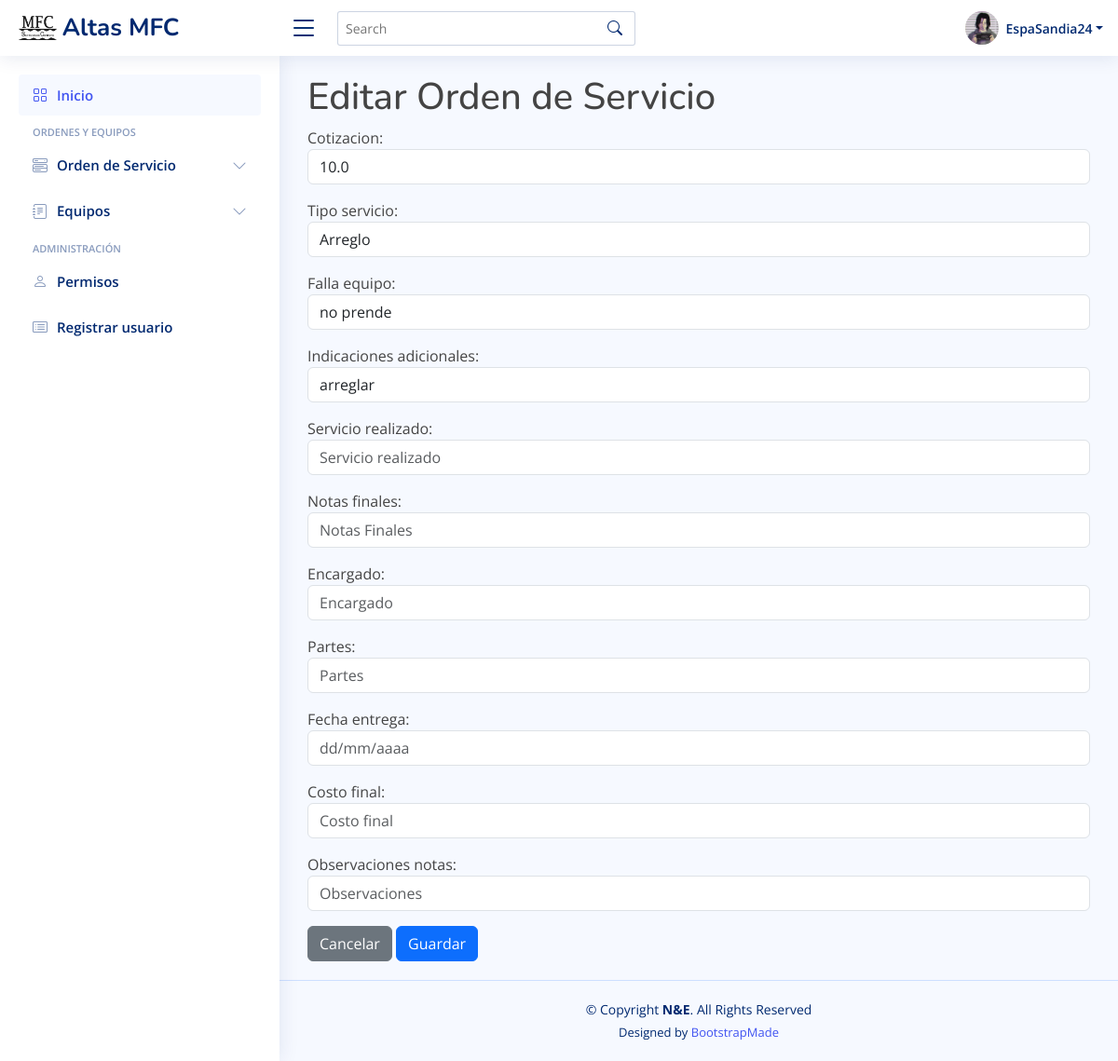
Page /servicios/editarOrden/621531213228 (signed in) on the earlier database version.
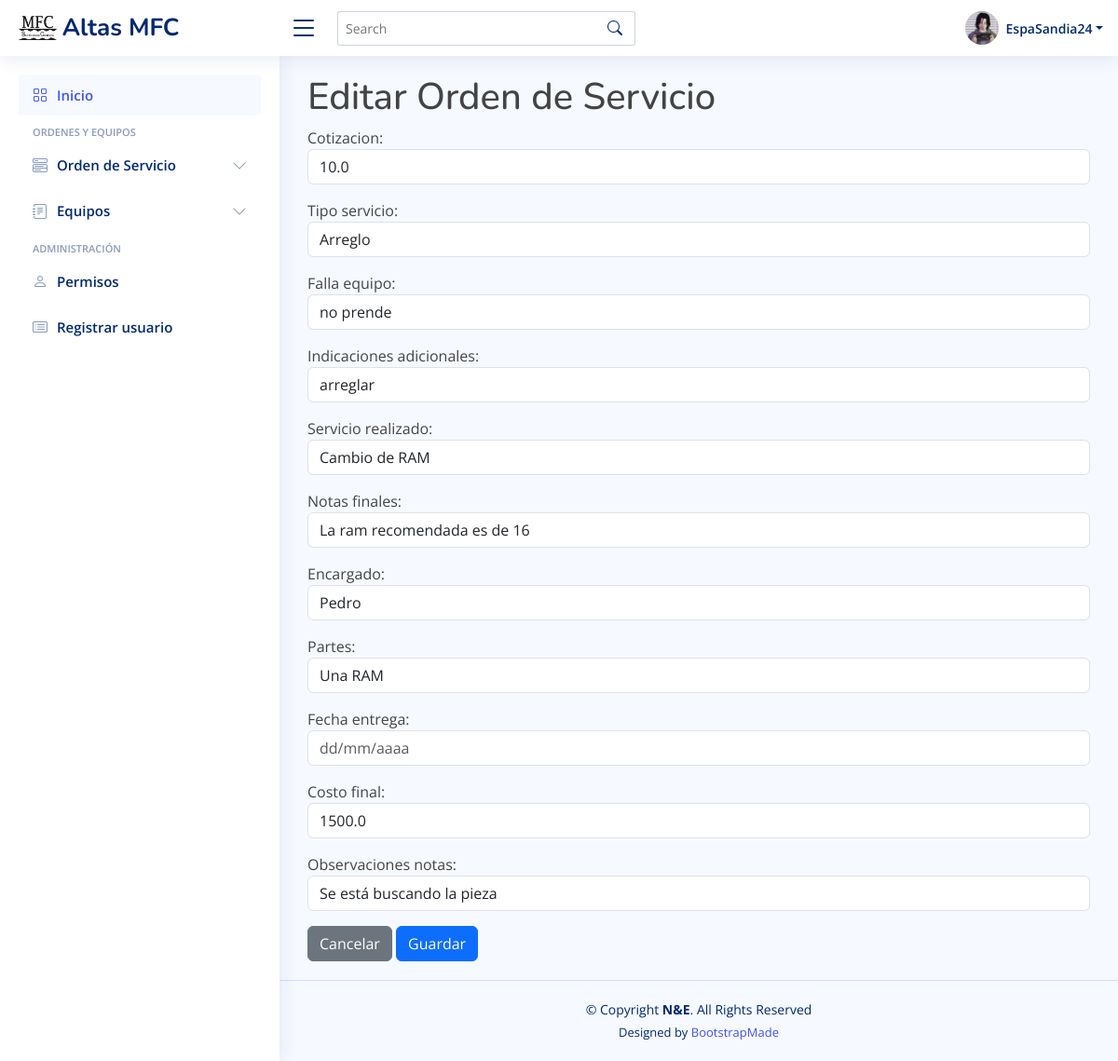
Same page on the later database version.
### inicio/models.py (models this page shows)
class OrdenServicio(models.Model):
    id_orden = models.AutoField(null=False, blank=False, primary_key=True)
    fecha_orden = models.DateField(null=False)
    cotizacion = models.FloatField(max_length=5)
    tipo_servicio = models.CharField(max_length=20, null=False)
    falla_equipo = models.CharField(max_length=200, null=False)
    indicaciones_adicionales = models.CharField(max_length=70, null=False)
    servicio_realizado = models.CharField(max_length=150, null=True)
    notas_finales = models.CharField(max_length=150, null=True)
    encargado = models.CharField(max_length=50, null=True)
    partes = models.CharField(max_length=70, null=True)
    fecha_entrega = models.DateField(null=True, blank=True)
    costo_final = models.FloatField(max_length=5.2, null=True)
    observaciones_notas = models.CharField(max_length=50, null=True)
    equipo = models.ForeignKey(
        Equipo, null=False, blank=False, on_delete=models.CASCADE)

### inicio/views.py (the view)
@login_required
def editar_orden(request, id_orden):
    orden = OrdenServicio.objects.get(id_orden=id_orden)
    form = FormEditarOrden(instance=orden)
    if request.method == 'POST':
        form = FormEditarOrden(request.POST,  instance=orden)
        if form.is_valid():
            form.save()
            return redirect('Servicios')
    context = {
        'form': form
    }
    return render(request, 'servicios/editar_orden.html', context)

### inicio/templates/servicios/editar_orden.html (shortened to what this page needs)
{% extends 'base.html' %}
{% block contenido %}
<h1>Editar Orden de Servicio </h1>
<form method="post" class="form">
    {{form.as_p}}
    <a class="btn btn-secondary" href="{% url 'Servicios' %}">Cancelar</a>
    <button class="btn btn-primary" type="submit">Guardar</button>
</form>
{% endblock contenido %}

Differences in the rows shown:
changed OrdenServicio "Arreglo": servicio_realizado (not shown) → "Cambio de RAM"; notas_finales (not shown) → "La ram recomendada es de 16"; encargado (not shown) → "Pedro"; partes (not shown) → "Una RAM"; costo_final (not shown) → "1500.0"; observaciones_notas (not shown) → "Se está buscando la pieza"
